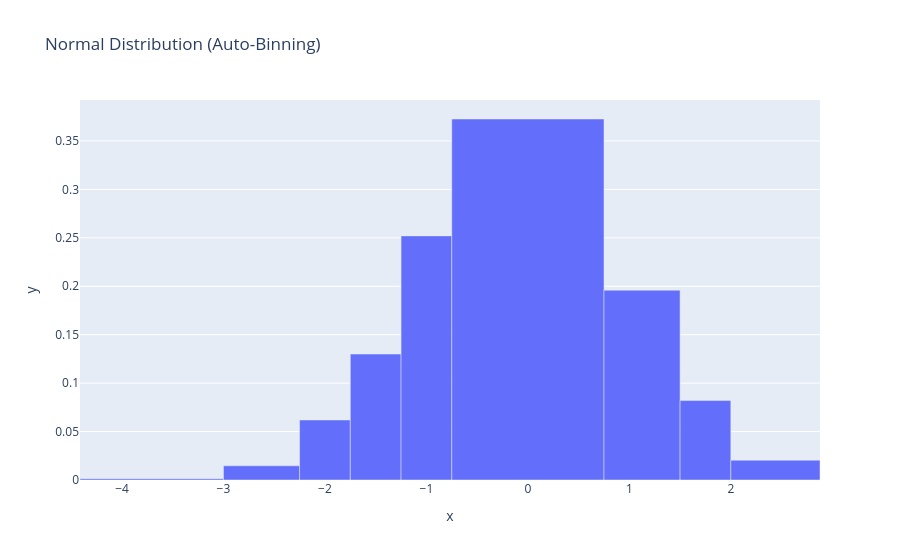

The cell this chart's notebook holds for it:
### Code cell
# Generate normal distribution data
data = np.random.normal(0, 1, 1000)

# Create histogram with automatic optimal binning
fig = histogram(x=data, title="Normal Distribution (Auto-Binning)")
fig.show()

### Figure 1 — Plotly figure (JSON) as saved in the notebook; plotly's stock layout.template omitted (floating-point values rounded to 4 significant figures)
{"data": [{"alignmentgroup": "True", "hovertemplate": "x=%{x}<br>y=%{y}<extra></extra>", "legendgroup": "", "marker": {"color": "#636efa", "pattern": {"shape": ""}}, "name": "", "offsetgroup": "", "orientation": "v", "showlegend": false, "type": "bar", "width": [1.414, 0.75, 0.5, 0.5, 0.5, 1.5, 0.75, 0.5, 0.8789], "x": [-3.707, -2.625, -2.0, -1.5, -1.0, 0.0, 1.125, 1.75, 2.439], "xaxis": "x", "y": [0.001414, 0.01467, 0.062, 0.13, 0.252, 0.3727, 0.196, 0.082, 0.02048], "yaxis": "y"}], "layout": {"legend": {"tracegroupgap": 0}, "title": {"text": "Normal Distribution (Auto-Binning)"}, "xaxis": {"anchor": "y", "domain": [0, 1], "title": {"text": "x"}}, "yaxis": {"anchor": "x", "domain": [0, 1], "title": {"text": "y"}}}}
